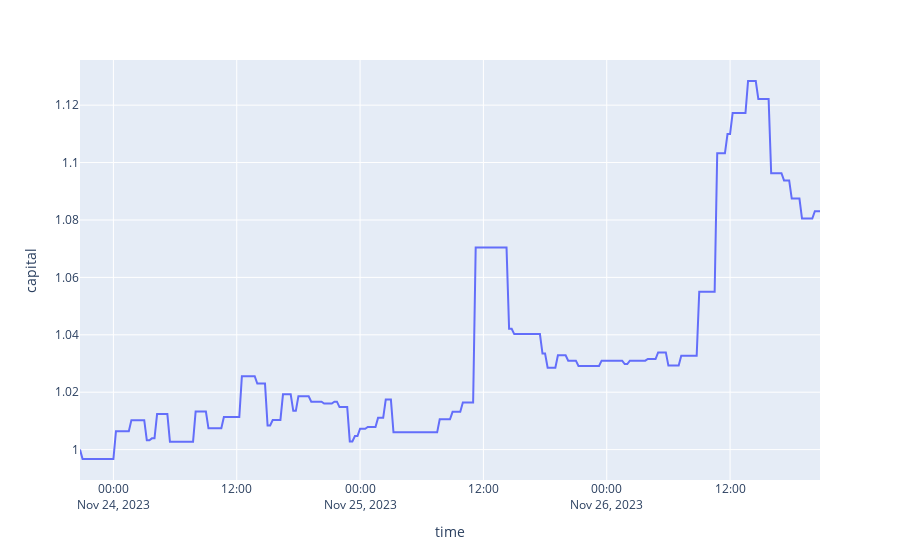

The cell this chart's notebook holds for it:
### Code cell
%load_ext autoreload
%autoreload 2

from exchange_data.data import OrderBookFrame
from exchange_data.data.backtest import Backtest
import pandas as pd
import numpy as np
import alog
import plotly.graph_objs as go
import plotly.express as px
import plotly as py
import plotly.offline as ofl
from plotly.offline import init_notebook_mode

init_notebook_mode(connected=True)
params = {
 'cache': False,
 'database_name': 'binance_futures',
 'depth': 32,
 'futures': False,
 'group_by': '1m',
 'interval': '3d',
 'max_volume_quantile': 0.99,
 'offset_interval': '0h',
 'plot': False,
 'round_decimals': 2,
 'sequence_length': 48,
 'symbol': 'UNFIUSDT',
 'window_size': '1h',
 'additional_group_by': '15Min',
 'frame_width': 448
}

df = Backtest(**params).frame
capital = 1
df['capital'] = 0
df_len = df.shape[0]
capital_ls = []
price_in = None

for ix in range(0, df_len):
    if ix < df_len - 1:
        row = df.iloc[ix]
        next_row = df.iloc[ix + 1]
        best_ask = row['best_ask']
        
        if row['prediction'] == 1:
            if price_in == None:
                price_in = row['best_bid']
        else:
            if price_in:
                pnl = (best_ask - price_in) / price_in
                capital = capital + (capital * pnl)
                
            price_in = None
            
    #alog.info(capital)
    capital_ls.append(capital)

df['capital'] = np.asarray(capital_ls)

df=df.loc[:, df.columns!='orderbook_img']
px.line(df, y='capital')

### Figure 1 — Plotly figure (JSON) as saved in the notebook; plotly's stock layout.template omitted (floating-point values rounded to 4 significant figures; data arrays with more than 128 entries replaced by an {"elided": "..."} marker saying what was removed)
{"data": [{"hovertemplate": "time=%{x}<br>capital=%{y}<extra></extra>", "legendgroup": "", "line": {"color": "#636efa", "dash": "solid"}, "marker": {"symbol": "circle"}, "mode": "lines", "name": "", "orientation": "v", "showlegend": false, "type": "scatter", "x": {"elided": "289 str values"}, "xaxis": "x", "y": {"elided": "289 float values"}, "yaxis": "y"}], "layout": {"autosize": true, "legend": {"tracegroupgap": 0}, "margin": {"t": 60}, "xaxis": {"anchor": "y", "autorange": true, "domain": [0, 1], "range": ["2023-11-23 20:45", "2023-11-26 20:45"], "title": {"text": "time"}, "type": "date"}, "yaxis": {"anchor": "x", "autorange": true, "domain": [0, 1], "range": [0.9894, 1.136], "title": {"text": "capital"}, "type": "linear"}}}
